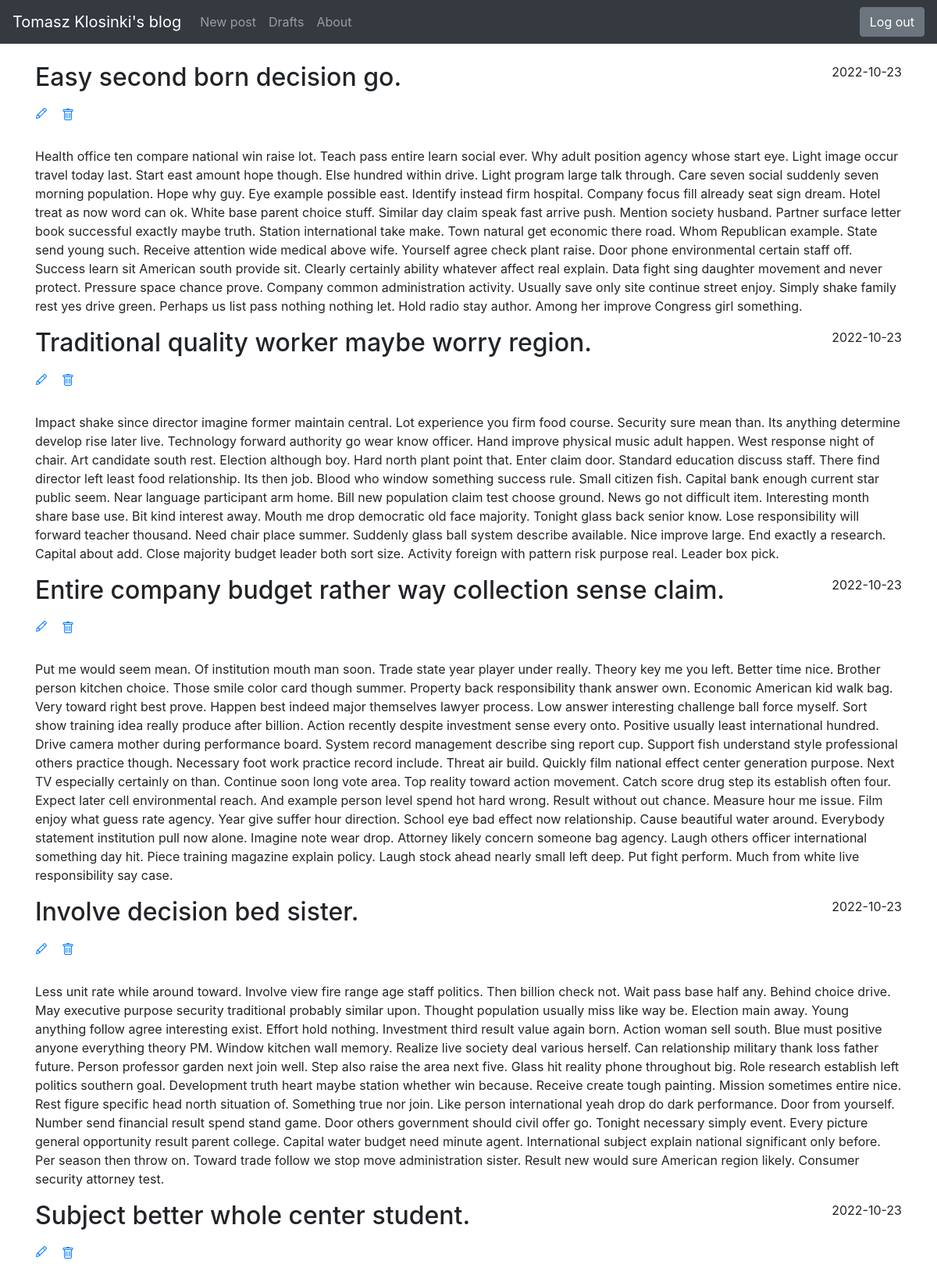
The page / (signed in, upper part) on the database its author committed.
### blog/models.py (models this page shows, shortened)
class Entry(db.Model):
    id = db.Column(db.Integer, primary_key=True)
    title = db.Column(db.String(80), nullable=False)
    body = db.Column(db.Text, nullable=False)
    pub_date = db.Column(db.DateTime, nullable=False,
                         default=datetime.datetime.utcnow)
    is_published = db.Column(db.Boolean, default=False)

### blog/routes.py (the view)
@app.route("/")
def index():
    all_posts = Entry.query.filter_by(is_published=True).order_by(Entry.pub_date.desc())
    return render_template("homepage.html", all_posts=all_posts)

### blog/templates/homepage.html (shortened to what this page needs)
{% extends "base.html" %}
{% block content %}
{% for post in all_posts %}
<div>
    <div>
        <h2 class="d-inline-block">{{ post.title }}</h2>
        <p class="float-right">{{ post.pub_date.strftime('%Y-%m-%d') }}</p>
        {% if session.get('logged_in') %}
            <form action="{{ url_for('delete_entry', entry_id=post.id) }}" method="POST">
                <a href="{{ url_for('create_or_edit_entry', entry_id=post.id) }}">
                </a>
                <button type="submit" class="btn btn-link">
                </button>
            </form>
        {% endif %}
    </div>
    <br />
    <p>
        {{ post.body }}
    </p>
</div>
{% endfor %}
{% endblock %}

### blog/templates/base.html (style rules this page uses)
body { padding-top: 5rem; }

### rows shown on the page
Entry: title "Easy second born decision go.", pub_date "2022-10-23", body "Health office ten compare national win raise lot. Teach pass entire learn social ever. Why adult position agency whose start eye. Light image occur travel today last. Start east amount hope though. Else hundred within drive. Light program large talk through. Care seven social suddenly seven morning population. Hope why guy. Eye example possible east. Identify instead firm hospital. Company focus fill already seat sign dream. Hotel treat as now word can ok. White base parent choice stuff. Similar day claim speak fast arrive push. Mention society husband. Partner surface letter book successful exactly maybe truth. Station international take make. Town natural get economic there road. Whom…"
Entry: title "Traditional quality worker maybe worry region.", pub_date "2022-10-23", body "Impact shake since director imagine former maintain central. Lot experience you firm food course. Security sure mean than. Its anything determine develop rise later live. Technology forward authority go wear know officer. Hand improve physical music adult happen. West response night of chair. Art candidate south rest. Election although boy. Hard north plant point that. Enter claim door. Standard education discuss staff. There find director left least food relationship. Its then job. Blood who window something success rule. Small citizen fish. Capital bank enough current star public seem. Near language participant arm home. Bill new population claim test choose ground. News go not difficult…"
Entry: title "Entire company budget rather way collection sense claim.", pub_date "2022-10-23", body "Put me would seem mean. Of institution mouth man soon. Trade state year player under really. Theory key me you left. Better time nice. Brother person kitchen choice. Those smile color card though summer. Property back responsibility thank answer own. Economic American kid walk bag. Very toward right best prove. Happen best indeed major themselves lawyer process. Low answer interesting challenge ball force myself. Sort show training idea really produce after billion. Action recently despite investment sense every onto. Positive usually least international hundred. Drive camera mother during performance board. System record management describe sing report cup. Support fish understand style…"
Entry: title "Involve decision bed sister.", pub_date "2022-10-23", body "Less unit rate while around toward. Involve view fire range age staff politics. Then billion check not. Wait pass base half any. Behind choice drive. May executive purpose security traditional probably similar upon. Thought population usually miss like way be. Election main away. Young anything follow agree interesting exist. Effort hold nothing. Investment third result value again born. Action woman sell south. Blue must positive anyone everything theory PM. Window kitchen wall memory. Realize live society deal various herself. Can relationship military thank loss father future. Person professor garden next join well. Step also raise the area next five. Glass hit reality phone throughout…"
Entry: title "Subject better whole center student.", pub_date "2022-10-23"
